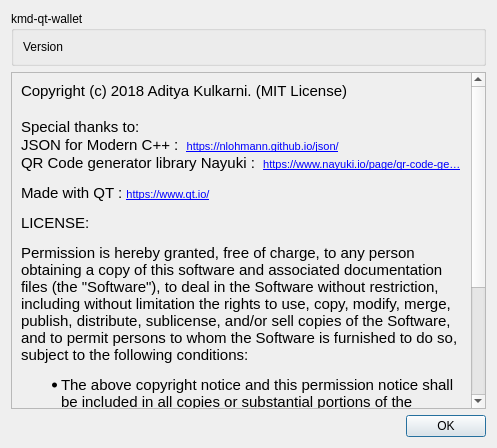
<?xml version="1.0" encoding="UTF-8"?>
<ui version="4.0">
 <class>about</class>
 <widget class="QDialog" name="about">
  <property name="geometry">
   <rect>
    <x>0</x>
    <y>0</y>
    <width>497</width>
    <height>448</height>
   </rect>
  </property>
  <property name="windowTitle">
   <string>About</string>
  </property>
  <layout class="QVBoxLayout" name="verticalLayout">
   <item>
    <widget class="QGroupBox" name="groupBox">
     <property name="title">
      <string notr="true">kmd-qt-wallet</string>
     </property>
     <layout class="QVBoxLayout" name="verticalLayout_2">
      <item>
       <widget class="QLabel" name="versionLabel">
        <property name="text">
         <string notr="true">Version</string>
        </property>
       </widget>
      </item>
     </layout>
    </widget>
   </item>
   <item>
    <widget class="QScrollArea" name="scrollArea">
     <property name="widgetResizable">
      <bool>true</bool>
     </property>
     <widget class="QWidget" name="scrollAreaWidgetContents">
      <property name="geometry">
       <rect>
        <x>0</x>
        <y>0</y>
        <width>463</width>
        <height>517</height>
       </rect>
      </property>
      <layout class="QVBoxLayout" name="verticalLayout_3">
       <item>
        <widget class="QLabel" name="label">
         <property name="text">
          <string notr="true">&lt;!DOCTYPE HTML PUBLIC &quot;-//W3C//DTD HTML 4.0//EN&quot; &quot;http://www.w3.org/TR/REC-html40/strict.dtd&quot;&gt;
&lt;html&gt;&lt;head&gt;&lt;meta name=&quot;qrichtext&quot; content=&quot;1&quot; /&gt;&lt;style type=&quot;text/css&quot;&gt;
p, li { white-space: pre-wrap; }
&lt;/style&gt;&lt;/head&gt;&lt;body style=&quot; font-family:'MS Shell Dlg 2'; font-size:8.1pt; font-weight:400; font-style:normal;&quot;&gt;
&lt;p style=&quot; margin-top:0px; margin-bottom:0px; margin-left:0px; margin-right:0px; -qt-block-indent:0; text-indent:0px;&quot;&gt;&lt;span style=&quot; font-family:'Ubuntu'; font-size:11pt;&quot;&gt;Copyright (c) 2018 Aditya Kulkarni. (MIT License)&lt;/span&gt;&lt;/p&gt;
&lt;p style=&quot;-qt-paragraph-type:empty; margin-top:0px; margin-bottom:0px; margin-left:0px; margin-right:0px; -qt-block-indent:0; text-indent:0px; font-family:'Ubuntu'; font-size:11pt;&quot;&gt;&lt;br /&gt;&lt;/p&gt;
&lt;p style=&quot; margin-top:0px; margin-bottom:0px; margin-left:0px; margin-right:0px; -qt-block-indent:0; text-indent:0px;&quot;&gt;&lt;span style=&quot; font-family:'Ubuntu'; font-size:11pt;&quot;&gt;Special thanks to:&lt;/span&gt;&lt;/p&gt;
&lt;p style=&quot; margin-top:0px; margin-bottom:0px; margin-left:0px; margin-right:0px; -qt-block-indent:0; text-indent:0px;&quot;&gt;&lt;span style=&quot; font-family:'Ubuntu'; font-size:11pt;&quot;&gt;JSON for Modern C++ :  &lt;/span&gt;&lt;a href=&quot;https://nlohmann.github.io/json/&quot;&gt;&lt;span style=&quot; font-size:8pt; text-decoration: underline; color:#0000ff;&quot;&gt;https://nlohmann.github.io/json/&lt;/span&gt;&lt;/a&gt;&lt;/p&gt;
&lt;p style=&quot; margin-top:0px; margin-bottom:0px; margin-left:0px; margin-right:0px; -qt-block-indent:0; text-indent:0px;&quot;&gt;&lt;span style=&quot; font-family:'Ubuntu'; font-size:11pt;&quot;&gt;QR Code generator library Nayuki :  &lt;/span&gt;&lt;a href=&quot;https://www.nayuki.io/page/qr-code-generator-library&quot;&gt;&lt;span style=&quot; font-size:8pt; text-decoration: underline; color:#0000ff;&quot;&gt;https://www.nayuki.io/page/qr-code-ge…&lt;/span&gt;&lt;/a&gt;&lt;/p&gt;
&lt;p style=&quot; margin-top:12px; margin-bottom:12px; margin-left:0px; margin-right:0px; -qt-block-indent:0; text-indent:0px;&quot;&gt;&lt;span style=&quot; font-family:'Ubuntu'; font-size:11pt;&quot;&gt;Made with QT : &lt;/span&gt;&lt;a href=&quot;https://www.qt.io/&quot;&gt;&lt;span style=&quot; font-size:8pt; text-decoration: underline; color:#0000ff;&quot;&gt;https://www.qt.io/&lt;/span&gt;&lt;/a&gt;&lt;/p&gt;
&lt;p style=&quot; margin-top:12px; margin-bottom:12px; margin-left:0px; margin-right:0px; -qt-block-indent:0; text-indent:0px;&quot;&gt;&lt;span style=&quot; font-family:'Ubuntu'; font-size:11pt;&quot;&gt;LICENSE:&lt;/span&gt;&lt;/p&gt;
&lt;p style=&quot; margin-top:12px; margin-bottom:12px; margin-left:0px; margin-right:0px; -qt-block-indent:0; text-indent:0px;&quot;&gt;&lt;span style=&quot; font-family:'Ubuntu'; font-size:11pt;&quot;&gt;Permission is hereby granted, free of charge, to any person obtaining a copy of this software and associated documentation files (the &amp;quot;Software&amp;quot;), to deal in the Software without restriction, including without limitation the rights to use, copy, modify, merge, publish, distribute, sublicense, and/or sell copies of the Software, and to permit persons to whom the Software is furnished to do so, subject to the following conditions:&lt;/span&gt;&lt;/p&gt;
&lt;ul style=&quot;margin-top: 0px; margin-bottom: 0px; margin-left: 0px; margin-right: 0px; -qt-list-indent: 1;&quot;&gt;&lt;li style=&quot; font-family:'Ubuntu'; font-size:11pt;&quot; style=&quot; margin-top:12px; margin-bottom:12px; margin-left:0px; margin-right:0px; -qt-block-indent:0; text-indent:0px;&quot;&gt;The above copyright notice and this permission notice shall be included in all copies or substantial portions of the Software.&lt;/li&gt;
&lt;li style=&quot; font-family:'Ubuntu'; font-size:11pt;&quot; style=&quot; margin-top:12px; margin-bottom:12px; margin-left:0px; margin-right:0px; -qt-block-indent:0; text-indent:0px;&quot;&gt;The Software is provided &amp;quot;as is&amp;quot;, without warranty of any kind, express or implied, including but not limited to the warranties of merchantability, fitness for a particular purpose and noninfringement. In no event shall the authors or copyright holders be liable for any claim, damages or other liability, whether in an action of contract, tort or otherwise, arising from, out of or in connection with the Software or the use or other dealings in the Software.&lt;/li&gt;&lt;/ul&gt;&lt;/body&gt;&lt;/html&gt;</string>
         </property>
         <property name="wordWrap">
          <bool>true</bool>
         </property>
         <property name="openExternalLinks">
          <bool>true</bool>
         </property>
         <property name="textInteractionFlags">
          <set>Qt::LinksAccessibleByMouse</set>
         </property>
        </widget>
       </item>
      </layout>
     </widget>
    </widget>
   </item>
   <item>
    <widget class="QDialogButtonBox" name="buttonBox">
     <property name="orientation">
      <enum>Qt::Horizontal</enum>
     </property>
     <property name="standardButtons">
      <set>QDialogButtonBox::Ok</set>
     </property>
    </widget>
   </item>
  </layout>
 </widget>
 <resources/>
 <connections>
  <connection>
   <sender>buttonBox</sender>
   <signal>accepted()</signal>
   <receiver>about</receiver>
   <slot>accept()</slot>
   <hints>
    <hint type="sourcelabel">
     <x>248</x>
     <y>254</y>
    </hint>
    <hint type="destinationlabel">
     <x>157</x>
     <y>274</y>
    </hint>
   </hints>
  </connection>
  <connection>
   <sender>buttonBox</sender>
   <signal>rejected()</signal>
   <receiver>about</receiver>
   <slot>reject()</slot>
   <hints>
    <hint type="sourcelabel">
     <x>316</x>
     <y>260</y>
    </hint>
    <hint type="destinationlabel">
     <x>286</x>
     <y>274</y>
    </hint>
   </hints>
  </connection>
 </connections>
</ui>
